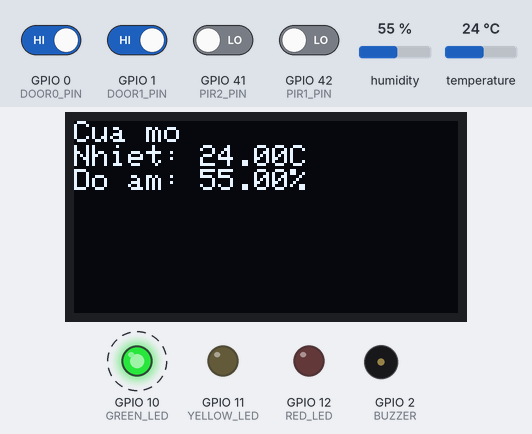
The sketch below on a simulated ESP32-S3. Shown: 128×64 one-colour display, output pins drawn as LEDs (lit = HIGH), buzzer (waves = sounding, pin HIGH). Dashed ring = blinking. The test bench sets the inputs (shaded band); at power-on: GPIO 0 (DOOR0_PIN), GPIO 1 (DOOR1_PIN) HIGH, GPIO 41 (PIR2_PIN), GPIO 42 (PIR1_PIN) LOW, humidity 55 %, temperature 24 °C. The local clock reads 2024-03-15 10:24:30 at power-on unless the sketch sets it; what the sketch prints to the serial monitor is not drawn.

Above: at 3.0 s.
3.1 s: GPIO 0 (DOOR0_PIN) driven LOW
At 4.2 s:
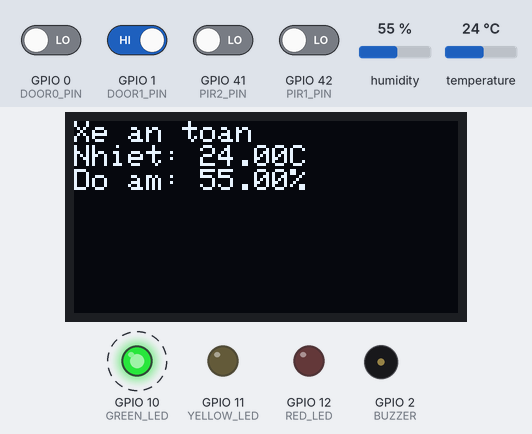
6.0 s: GPIO 41 (PIR2_PIN) driven HIGH
At 7.6 s:
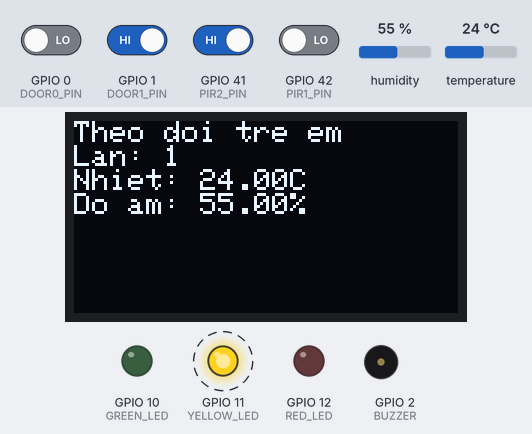
11.6 s: humidity set to 79 %
At 14.4 s:
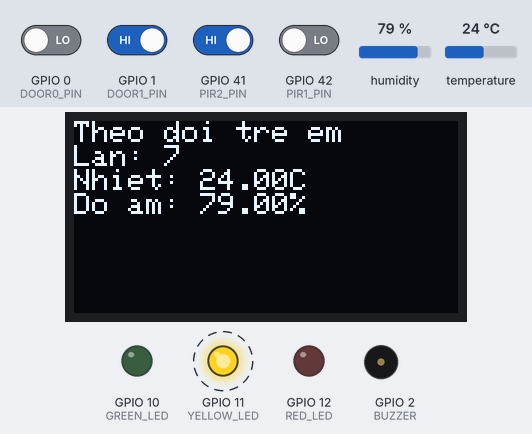
15.0 s: humidity set to 82 %
At 16.5 s:
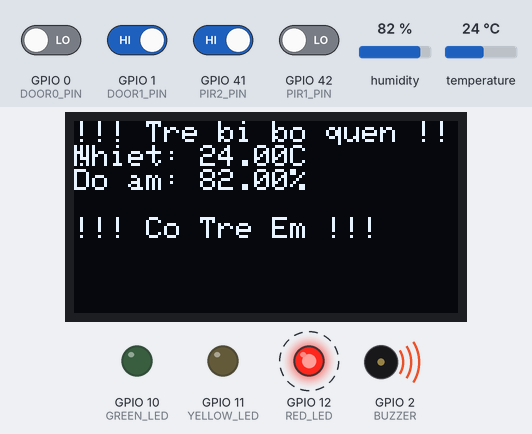
19.5 s: GPIO 0 (DOOR0_PIN) driven HIGH
At 21.1 s:
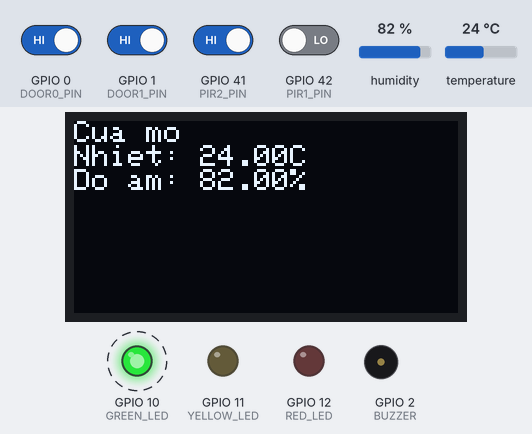
25.8 s: GPIO 1 (DOOR1_PIN) driven LOW
At 27.4 s:
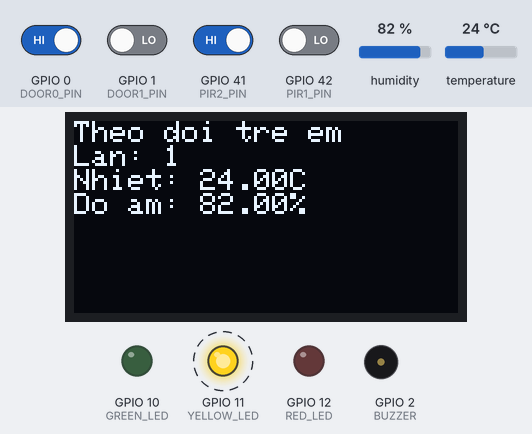
Timing chart, 0 to 76.0 s (numbered marks = the images above; inputs shaded):
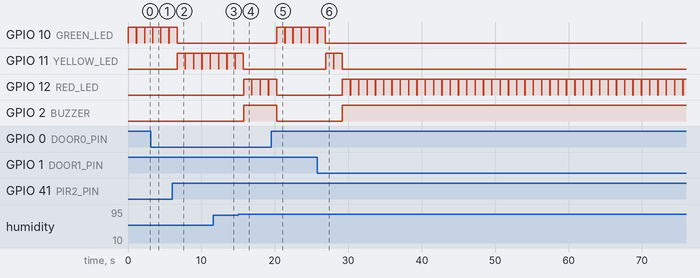

The sketch:

ESP32-S3.ino
```cpp
#include <DHT.h>
#include <Wire.h>
#include <Adafruit_MPU6050.h>
#include <Adafruit_Sensor.h>
#include <RTClib.h>
#include <Adafruit_SSD1306.h>
#include <Adafruit_GFX.h>

#define SCREEN_WIDTH  128
#define SCREEN_HEIGHT 64
#define PIR2_PIN      41
#define PIR1_PIN      42
#define BUZZER        2
#define DHTPIN        16
#define SDA_PIN       21
#define SCL_PIN       20
#define DOOR0_PIN     0
#define DOOR1_PIN     1
#define RED_LED       12
#define YELLOW_LED    11
#define GREEN_LED     10

#define OLED_RESET -1
#define SCREEN_ADDRESS 0x3C
Adafruit_SSD1306 display(SCREEN_WIDTH, SCREEN_HEIGHT, &Wire, OLED_RESET);

#define DHTTYPE DHT22
DHT dht(DHTPIN, DHTTYPE);

unsigned long lastDHT = 0;
const long dhtInterval = 2000;

int motionCount = 0;
int startMinute = -1;
const int TIME_WINDOW_MIN = 5;

Adafruit_MPU6050 mpu;

RTC_DS1307 rtc;

void setup() {
  pinMode(PIR1_PIN, INPUT);
  pinMode(PIR2_PIN, INPUT);
  pinMode(BUZZER, OUTPUT);
  pinMode(DOOR0_PIN, INPUT_PULLUP);
  pinMode(DOOR1_PIN, INPUT_PULLUP);
  pinMode(RED_LED, OUTPUT);
  pinMode(YELLOW_LED, OUTPUT);
  pinMode(GREEN_LED, OUTPUT);
  Serial.begin(115200);
  while (!Serial);
  Wire.begin(SDA_PIN, SCL_PIN);
  if (!mpu.begin(0x68, &Wire)) {
    Serial.println("Không tìm thấy MPU6050!");
    while (1) {
      delay(10);
    }
  }
  if (!rtc.begin()) {
    Serial.println("Không tìm thấy DS1307, kiểm tra dây nối!");
    while (1);
  }
  if (!rtc.isrunning()) {
    Serial.println("RTC chưa chạy, thiết lập thời gian...");
    rtc.adjust(DateTime(F(__DATE__), F(__TIME__)));
  }
  if(!display.begin(SSD1306_SWITCHCAPVCC, SCREEN_ADDRESS)) {
    Serial.println(F("SSD1306 allocation failed"));
    for(;;); // Don't proceed, loop forever
  }

  display.clearDisplay();

  dht.begin();
}

float MPU6050Call(int i) {
  sensors_event_t a, g, temp;
  mpu.getEvent(&a, &g, &temp);

  /* i = 1 => X
   * i = 2 => Y
   * i = 3 => Z
   */

  switch(i) {
    case 1:
      return a.acceleration.x;
    case 2:
      return a.acceleration.y;
    case 3:
      return a.acceleration.z;
    default:
      Serial.print("Accel X: ");
      Serial.print(a.acceleration.x);
      Serial.print(" m/s^2, Y: ");
      Serial.print(a.acceleration.y);
      Serial.print(", Z: ");
      Serial.println(a.acceleration.z);
      break;
  }
  return 0.0;
}

void DHT22Call() {
  unsigned long now = millis();
  if (now - lastDHT >= dhtInterval) {
    lastDHT = now;

    float humidity = dht.readHumidity();
    float temperature = dht.readTemperature();

    Serial.print("Nhiet do: ");
    Serial.print(String(humidity, 2));
    Serial.print(" °C  |  Do am: ");
    Serial.print(String(temperature, 1));
    Serial.println(" %");
  }
}

bool PIRCall() {
  int motion1 = digitalRead(PIR1_PIN);
  int motion2 = digitalRead(PIR2_PIN);

  if (motion1 == HIGH || motion2 == HIGH) {
    Serial.println("Phat hien chuyen dong (PIR1 hoac PIR2)!");
    return true;
    // digitalWrite(BUZZER, HIGH);
  } else {
    Serial.println("Khong co chuyen dong.");
    return false;
    // digitalWrite(BUZZER, LOW);
  }
}

DateTime RTCCall() {
  return rtc.now();
}

void DPrint(String text, int line) {
  display.setTextSize(1);
  display.setTextColor(SSD1306_WHITE);
  display.setCursor(0, line * 8);
  display.println(text);
  display.display();
}

void ClearScreen() {
  display.clearDisplay();
  display.display();
}

int PhyAct() {
  if ((digitalRead(DOOR0_PIN) == LOW) ||
      (digitalRead(DOOR1_PIN) == LOW)) {
    return 1;
  } else {
    return 0;
  }
}

void LEDStatus(int i) {
  switch (i) {
    case 2: digitalWrite(RED_LED, HIGH); break;
    case 1: digitalWrite(YELLOW_LED, HIGH); break;
    default: digitalWrite(GREEN_LED, HIGH); break;
  }
}

void LEDClean() {
    digitalWrite(RED_LED, LOW);
    digitalWrite(YELLOW_LED, LOW);
    digitalWrite(GREEN_LED, LOW);
}

void Algorithm() {
  bool motion = PIRCall();
  int door = PhyAct();
  float temp = dht.readTemperature();
  float hum = dht.readHumidity();
  DateTime now = RTCCall();

  const float TEMP_THRESHOLD = 35.0;
  const float HUM_THRESHOLD  = 80.0;

  LEDClean();
  ClearScreen();

  if (door == 1) {
    if (motion) {
      if (motionCount == 0) {
        startMinute = now.minute();
      }
      motionCount++;

      int diff = (now.minute() - startMinute + 60) % 60;

      if (diff <= TIME_WINDOW_MIN && motionCount >= 3 &&
          (temp > TEMP_THRESHOLD || hum > HUM_THRESHOLD)) {
        Serial.println("Nguy hiem! Tre em bi bo quen trong xe!");
        LEDStatus(2);
        digitalWrite(BUZZER, HIGH);
        DPrint("!!! Tre bi bo quen !!!", 0);
        DPrint("Nhiet: " + String(temp) + "C", 1);
        DPrint("Do am: " + String(hum) + "%", 2);
        DPrint("!!! Co Tre Em !!!", 4);
      } else {
        Serial.println("Co tre trong xe. Dang theo doi...");
        LEDStatus(1);
        digitalWrite(BUZZER, LOW);
        DPrint("Theo doi tre em", 0);
        DPrint("Lan: " + String(motionCount), 1);
        DPrint("Nhiet: " + String(temp) + "C", 2);
        DPrint("Do am: " + String(hum) + "%", 3);
      }
    } else {
      int diff = (now.minute() - startMinute + 60) % 60;
      if (motionCount > 0 && diff > TIME_WINDOW_MIN) {
        motionCount = 0;
        startMinute = -1;
      }
      Serial.println("Xe an toan (khong co tre).");
      LEDStatus(3);
      digitalWrite(BUZZER, LOW);
      DPrint("Xe an toan", 0);
      DPrint("Nhiet: " + String(temp) + "C", 1);
      DPrint("Do am: " + String(hum) + "%", 2);
    }
  } else {
    motionCount = 0;
    startMinute = -1;
    Serial.println("Cua dang mo. Reset he thong.");
    LEDStatus(3);
    digitalWrite(BUZZER, LOW);
    DPrint("Cua mo", 0);
    DPrint("Nhiet: " + String(temp) + "C", 1);
    DPrint("Do am: " + String(hum) + "%", 2);
  }

  delay(1000);
}

void loop() {
  Algorithm();
}
```

Measured:
- the behaviour switches between 80 and 81 % on humidity (found by bisection; images 3 and 4)
- after the input at 3.1 s, the display: first differs from a run without the input after 0.36 s (image 1)
- after the input at 6.0 s, GPIO 10 (GREEN_LED): goes on until 6.7 s, then stays LOW; GPIO 11 (YELLOW_LED): alternates HIGH for 1.1 s and LOW for 0.03 s, starting after 0.70 s; the display: first differs from a run without the input after 0.80 s (image 2)
- after the input at 15.0 s, GPIO 11 (YELLOW_LED): goes on until 15.7 s, then stays LOW; GPIO 12 (RED_LED): alternates HIGH for 1.1 s and LOW for 0.03 s, starting after 0.76 s; GPIO 2 (BUZZER): LOW → HIGH after 0.76 s; the display: first differs from a run without the input after 0.86 s (image 4)
- after the input at 19.5 s, GPIO 10 (GREEN_LED): alternates HIGH for 1.1 s and LOW for 0.03 s, starting after 0.78 s; GPIO 12 (RED_LED): goes on until 20.3 s, then stays LOW; GPIO 2 (BUZZER): HIGH → LOW after 0.78 s; the display: first differs from a run without the input after 0.86 s (image 5)
- after the input at 25.8 s, GPIO 10 (GREEN_LED): goes on until 26.9 s, then stays LOW; GPIO 11 (YELLOW_LED): alternates HIGH for 1.1 s and LOW for 0.03 s, 4 changes in all, then stays LOW, starting after 1.1 s
- by itself, GPIO 10 (GREEN_LED): alternates HIGH for 1.1 s and LOW for 0.03 s
